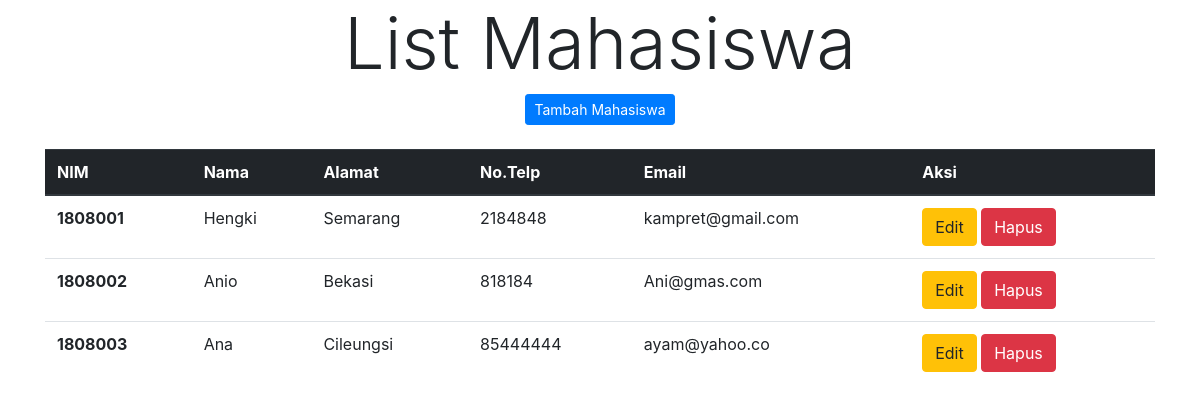
The page / on the database its author committed.
### tables this page shows
CREATE TABLE `mahasiswa` (
  `no_induk` int(15) NOT NULL,
  `nama` varchar(35) NOT NULL,
  `alamat` text NOT NULL,
  `no_telp` int(15) NOT NULL,
  `email` varchar(25) NOT NULL
);

### application/controllers/Mahasiswa.php (called while the page is built, shortened)
<?php
	class Mahasiswa extends CI_Controller
	{
		function __construct()
		{
			$this->load->model('M_crud');
		}
		public function index()
		{
			$data = array(
				'title' => 'Data Mahasiswa',
				'mhs' => $this->M_crud->data()
			);
			$this->load->view('header', $data);
			$this->load->view('list_mahasiswa');
			$this->load->view('footer');
		}
	}
?>

### index.php (called while the page is built, shortened)
<?php
require_once BASEPATH.'core/CodeIgniter.php';

### application/models/M_crud.php (called while the page is built, shortened)
<?php
	class M_crud extends CI_Model
	{
		function data()
		{
			return $this->db->get('mahasiswa')->result();
		}
	}
?>

### application/views/list_mahasiswa.php (the view, shortened to what this page needs)
<div class="container" role="main">
	<div align="center">
		<h1 class="display-3" align="center">List Mahasiswa</h1>
		<a href="<?php echo base_url('Mahasiswa/MahasiswaBaru') ?>" class="btn btn-primary btn-sm">Tambah Mahasiswa</a>
	</div>
	<br>
	<table class="table">
		<thead class="thead-dark">
			<tr>
				<th scope="col">NIM</th>
				<th scope="col">Nama</th>
				<th scope="col">Alamat</th>
				<th scope="col">No.Telp</th>
				<th scope="col">Email</th>
				<th scope="col">Aksi</th>
			</tr>
		</thead>
		<tbody>
			<?php
				foreach($mhs as $m) {
			?>
			<tr>
				<th scope="col"><?php echo $m->no_induk ?></th>
				<td><?php echo $m->nama ?></td>
				<td><?php echo $m->alamat ?></td>
				<td><?php echo $m->no_telp ?></td>
				<td><?php echo $m->email ?></td>
				<td>
					<a href="<?php echo base_url('Mahasiswa/EditMahasiswa/'.$m->no_induk) ?>" class="btn btn-warning btn-md">Edit</a>
					<a href="<?php echo base_url('Mahasiswa/HapusMahasiswa/'.$m->no_induk) ?>" class="btn btn-danger btn-md">Hapus</a>
				</td>
			</tr>
			<?php } ?>
		</tbody>
	</table>
</div>

### application/views/header.php (shortened to what this page needs)
<html>
	<head>
		<link rel="stylesheet" type="text/css" href="<?php echo base_url('asset/bs4/css/bootstrap.min.css') ?>">
	</head>
</html>

### rows shown on the page
mahasiswa: no_induk "1808001", nama "Hengki", alamat "Semarang", no_telp "2184848", email "kampret@gmail.com"
mahasiswa: no_induk "1808002", nama "Anio", alamat "Bekasi", no_telp "818184", email "Ani@gmas.com"
mahasiswa: no_induk "1808003", nama "Ana", alamat "Cileungsi", no_telp "85444444", email "ayam@yahoo.co"
